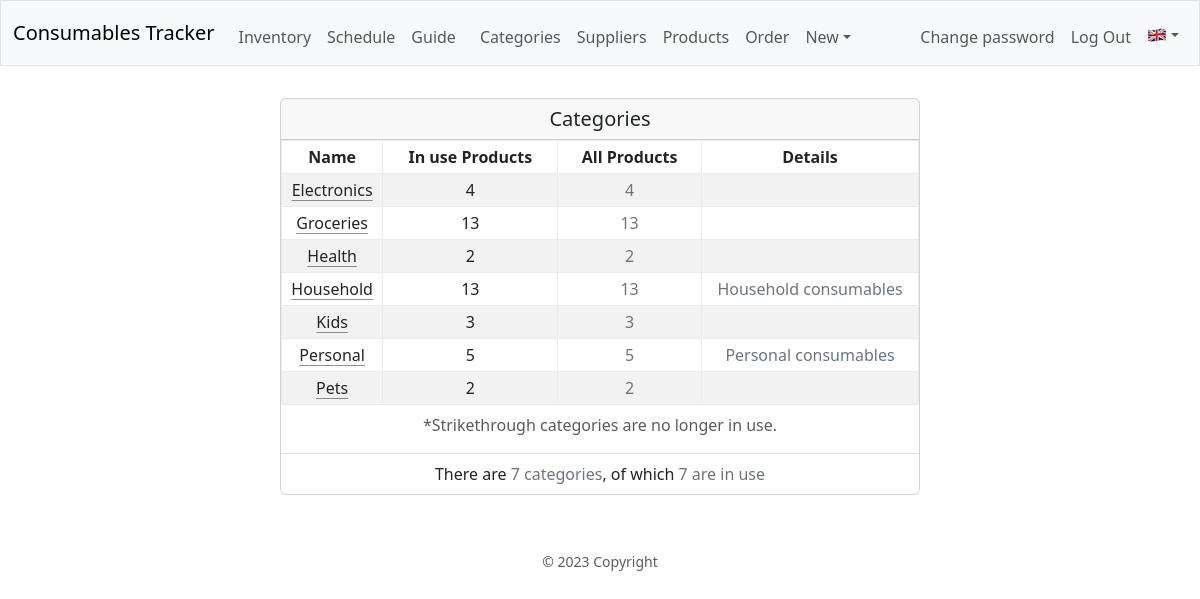
Page /category/categories (signed in) on the committed database.
### database.py (models this page shows, shortened)
class Base(MappedAsDataclass, DeclarativeBase):
    id: Mapped[int] = mapped_column(init=False, primary_key=True)

class Category(Base):
    name: Mapped[str] = mapped_column(unique=True)
    products: Mapped[List["Product"]] = relationship(
        default_factory=list, back_populates="category", repr=False)
    in_use: Mapped[bool] = mapped_column(default=True)
    details: Mapped[Optional[str]] = mapped_column(
        default="", repr=False)
    __table_args__ = (
        Index('idx_category_name', 'name'),
        Index('idx_category_in_use', 'in_use'),
    )
    @property
    def in_use_products(self) -> int:
        with dbSession() as db_session:
            return db_session.scalar(
                select(func.count(Product.id))
                .filter_by(category_id=self.id, in_use=True))
    @property
    def all_products(self) -> int:
        with dbSession() as db_session:
            return db_session.scalar(
                select(func.count(Product.id))
                .filter_by(category_id=self.id))

### blueprints/cat/cat.py (the view)
@cat_bp.route("/categories")
def categories():
    logger.info("Categories page")
    session["last_url"] = url_for(".categories")
    with dbSession() as db_session:
        cats = db_session.scalars(
                select(Category).
                order_by(Category.in_use.desc(), func.lower(Category.name)).
                options(joinedload(Category.products), raiseload("*"))
                ).unique().all()
        stats = {
                "all_categories": db_session.scalar(
                        select(func.count(Category.id))),
                "in_use_categories": db_session.scalar(
                        select(func.count(Category.id))
                        .filter_by(in_use=True)),
        }
    return render_template(
        "cat/categories.html",
        categories=cats,
        stats=stats,
        Message=Message)

### app.py (called while the page is built)
def get_locale() -> Literal["ro", "en"]:
    if language := session.get("language"):
        return language
    if language := request.accept_languages.best_match(LANGUAGES):
        logger.info("Got locale language '%s'", language)
    else:
        logger.warning("Could not get locale language")
        language = "en"
    session["language"] = language
    return language

@app.context_processor
def inject_now():
    return {'now': datetime.utcnow()}

### helpers.py (called while the page is built)
def record_factory(*args, **kwargs):
    record = old_factory(*args, **kwargs)
    try:
        record.user = session.get("user_name", default="__x__")
    except RuntimeError:
        record.user = "_sys_"
    record.tztime = datetime.now(
        tz=ZoneInfo("Europe/Bucharest")).strftime("%d.%m %H:%M")
    return record

def admin_required(f):
    @wraps(f)
    def decorated_function(*args, **kwargs):
        if (session.get("user_id") is None) or (not session.get("admin")):
            flash(**Message.UI.Auth.AdminReq.flash())
            return redirect(url_for("auth.login"))
        return f(*args, **kwargs)
    return decorated_function

### messages.py (called while the page is built)
def _strikethrough(element: str) -> Markup:
    html_text = "*"
    match element:
        case "users":
            html_text += lazy_gettext(
                "Strikethrough users are no longer in use.")
        case "categories":
            html_text += lazy_gettext(
                "Strikethrough categories are no longer in use.")
        case "suppliers":
            html_text += lazy_gettext(
                "Strikethrough suppliers are no longer in use.")
        case "products":
            html_text += lazy_gettext(
                "Strikethrough products are no longer in use.")
        case _:
            raise ValueError(f"Invalid element '{element}'")
    return Markup(html_text)

    def __call__(self, *args, **kwargs) -> LazyString:
        return self.message(*args, **kwargs)

### blueprints/cat/templates/cat/categories.html (shortened to what this page needs)
{% extends "layout.html" %}
{% block main %}
<div class="card mx-auto mb-3" style="max-width: 40rem;">
    <div class="card-header h5 py-2">
        {{ gettext("Categories") }}
    </div>
    <ul class="list-group list-group-flush">
        <li class="list-group-item p-0">
            <div class="table-responsive mx-auto" style="width: auto;">
                <table class="table align-middle table-sm table-hover table-bordered border-light-subtle table-striped">
                    <caption class="text-center pb-0">{{ Message.UI.Captions.Strikethrough("categories") }}</caption>
                    <thead>
                        <tr>
                            <th class="px-3">{{ gettext("Name") }}</th>
                            <th class="px-3">{{ gettext("In use Products") }}</th>
                            <th class="px-3">{{ gettext("All Products") }}</th>
                            <th class="px-3">{{ gettext("Details") }}</th>
                        </tr>
                    </thead>
                    <tbody>
                        {% for category in categories %}
                        <tr>
                            <td><span class="{% if not category.in_use %}text-decoration-line-through{% endif %}"><a class="link-dark link-offset-2 link-underline-opacity-50 link-underline-opacity-100-hover" href="{{ url_for('cat.edit_category', category=category.name) }}">{{ category.name }}</a></span></td>
                            <td>{{ category.in_use_products }}</td>
                            <td class="text-secondary">{{ category.all_products }}</td>
                            <td class="text-secondary">{{ category.details }}</td>
                        </tr>
                        {% endfor %}
                    </tbody>
                </table>
            </div>
        </li>
        <li class="list-group-item">
            {{ Message.UI.Stats.Global("categories", stats.all_categories, stats.in_use_categories) }}
        </li>
    </ul>
</div>
{% endblock %}

### rows in the picture
Category: name "Electronics", in_use_products "4", all_products "4"
Category: name "Groceries", in_use_products "13", all_products "13"
Category: name "Health", in_use_products "2", all_products "2"
Category: name "Household", in_use_products "13", all_products "13", details "Household consumables"
Category: name "Kids", in_use_products "3", all_products "3"
Category: name "Personal", in_use_products "5", all_products "5", details "Personal consumables"
Category: name "Pets", in_use_products "2", all_products "2"

### other values in the picture
{{ gettext("Inventory") }} "Inventory"
{{ gettext("Schedule") }} "Schedule"
{{ gettext("Guide") }} "Guide"
{{ gettext("Categories") }} "Categories"
{{ gettext("Suppliers") }} "Suppliers"
{{ gettext("Products") }} "Products"
{{ gettext("Order") }} "Order"
{{ gettext("New") }} "New"
{{ gettext("Change password") }} "Change password"
{{ Message.UI.Captions.Strikethrough("categories") }} "*Strikethrough categories are no longer in use."
{{ gettext("Name") }} "Name"
{{ gettext("In use Products") }} "In use Products"
{{ gettext("All Products") }} "All Products"
{{ gettext("Details") }} "Details"
